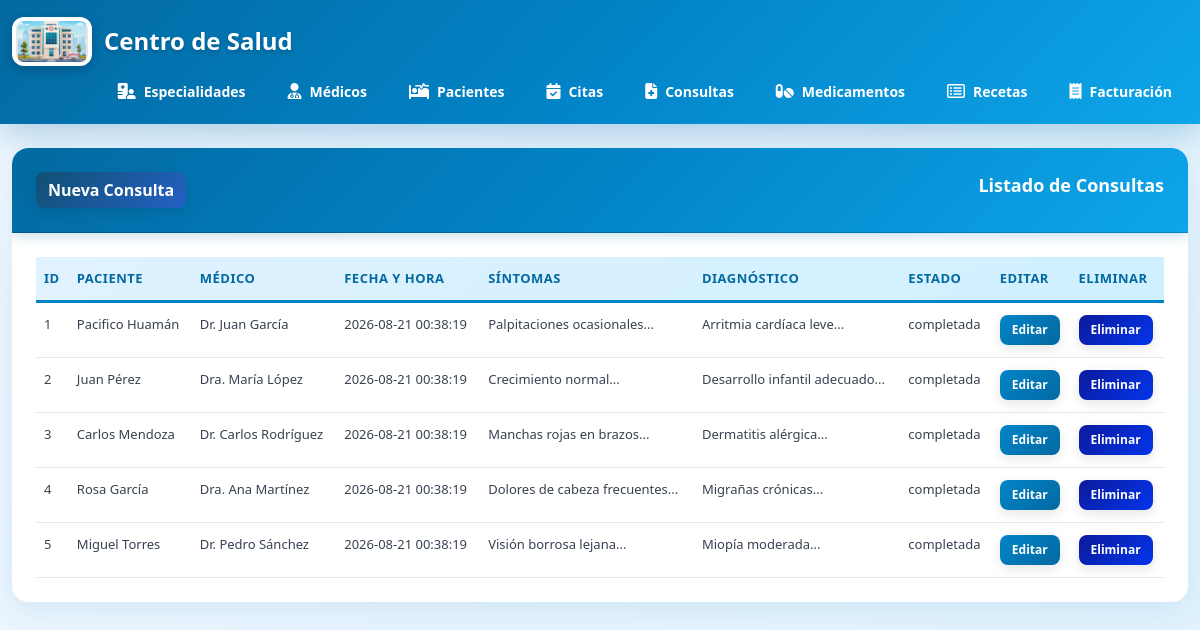
Page /consultas/index.php on the committed database.
### tables this page shows
CREATE TABLE consultas (
  id_consulta int auto_increment primary key,
  id_paciente int not null,
  id_medico int not null,
  fecha_hora datetime default current_timestamp,
  sintomas text,
  diagnostico text,
  notas_medico text,
  estado varchar(20) default 'completada',
  fecha_creacion datetime default current_timestamp,
  foreign key (id_paciente) references pacientes(id_paciente) on delete cascade,
  foreign key (id_medico) references medicos(id_medico) on delete restrict
);

CREATE TABLE pacientes (
  id_paciente int auto_increment primary key,
  nombre varchar(150) not null,
  dni varchar(20) not null unique,
  email varchar(100) unique,
  telefono varchar(20),
  fecha_nacimiento date,
  direccion varchar(255),
  tipo_sangre varchar(5),
  alergias text,
  fecha_registro datetime default current_timestamp
);

CREATE TABLE medicos (
  id_medico int auto_increment primary key,
  nombre varchar(150) not null,
  email varchar(100) unique,
  telefono varchar(20),
  licencia_profesional varchar(50) not null unique,
  id_especialidad int not null,
  fecha_contratacion datetime default current_timestamp,
  foreign key (id_especialidad) references especialidades(id_especialidad)
);

### consultas/index.php (the view, shortened to what this page needs)
<?php
require_once '../config/database.php';
require_once '../includes/header.php';
$stmt = $pdo->query("SELECT c.id_consulta, c.fecha_hora, c.sintomas, c.diagnostico, c.estado, p.nombre as paciente, m.nombre as medico
                     FROM consultas c
                     JOIN pacientes p ON c.id_paciente = p.id_paciente
                     JOIN medicos m ON c.id_medico = m.id_medico
                     ORDER BY c.fecha_hora DESC");
$consultas = $stmt->fetchAll(PDO::FETCH_ASSOC);
?>
<div class="card">
    <div class="card-header">
        <div class="row">
            <div class="col-md-6">
                <a href="create.php" class="btn btn-primary">Nueva Consulta</a>
            </div>
            <div class="col-md-6">
                <div class="float-end">Listado de Consultas</div>
            </div>
        </div>
    </div>
    <div class="card-body">
        <div class="table-responsive">
            <table class="table">
                <thead>
                    <tr>
                        <th>ID</th>
                        <th>Paciente</th>
                        <th>Médico</th>
                        <th>Fecha y Hora</th>
                        <th>Síntomas</th>
                        <th>Diagnóstico</th>
                        <th>Estado</th>
                        <th>Editar</th>
                        <th>Eliminar</th>
                    </tr>
                </thead>
                <tbody>
                    <?php foreach ($consultas as $consulta): ?>
                    <tr>
                        <td><?= $consulta['id_consulta'] ?></td>
                        <td><?= $consulta['paciente'] ?></td>
                        <td><?= $consulta['medico'] ?></td>
                        <td><?= $consulta['fecha_hora'] ?></td>
                        <td><?= substr($consulta['sintomas'], 0, 50) ?>...</td>
                        <td><?= substr($consulta['diagnostico'], 0, 50) ?>...</td>
                        <td><?= $consulta['estado'] ?></td>
                        <td>
                            <a href="edit.php?id=<?= $consulta['id_consulta'] ?>" class="btn btn-warning btn-sm">Editar</a>
                        </td>
                        <td>
                            <a href="delete.php?id=<?= $consulta['id_consulta'] ?>" class="btn btn-danger btn-sm">Eliminar</a>
                        </td>
                    </tr>
                    <?php endforeach; ?>
                </tbody>
            </table>
        </div>
    </div>
</div>
<?php require_once '../includes/footer.php'; ?>

### public/css/style.css (style rules this page uses)
* { margin: 0; padding: 0; box-sizing: border-box; }
body { background: linear-gradient(135deg, #f0f7ff 0%, #e0f2fe 100%); font-family: 'Segoe UI', Tahoma, Geneva, Verdana, sans-serif; min-height: 100vh; }
.card { border: none !important; border-radius: 16px; box-shadow: 0 8px 32px rgba(3, 105, 161, 0.1); margin-bottom: 30px; overflow: hidden; background: white; }
.card-header { background: linear-gradient(135deg, #0369A1 0%, #0284C7 50%, #0EA5E9 100%) !important; color: white !important; border-radius: 16px 16px 0 0 !important; padding: 24px !important; font-weight: 600; font-size: 18px; box-shadow: 0 4px 12px rgba(3, 105, 161, 0.2); }
.card-body { padding: 24px; }
.btn { border-radius: 8px; font-weight: 600; transition: all 0.3s ease; box-shadow: 0 4px 12px rgba(0, 0, 0, 0.1); }
.btn-primary { background: linear-gradient(135deg, #105072 0%, #2461c4 100%) !important; border: none !important; color: white !important; }
.btn-warning { background: linear-gradient(135deg, #0284C7 0%, #0369A1 100%) !important; border: none !important; color: white !important; }
.btn-danger { background: linear-gradient(135deg, #0c1a9c 0%, #0335eb 100%) !important; border: none !important; color: white !important; }
.btn-sm { padding: 6px 12px; font-size: 12px; }
.table { background-color: white; margin-bottom: 0; }
.table thead { background: linear-gradient(135deg, #E0F2FE 0%, #CFF0FF 100%); }
.table th { font-weight: 700; color: #0369A1; border-bottom: 3px solid #0284C7; padding: 16px; text-transform: uppercase; font-size: 12px; letter-spacing: 0.5px; }
.table td { padding: 16px; border-bottom: 1px solid #e5e7eb; color: #374151; }
.table tbody tr { transition: all 0.3s ease; }
.row { display: flex; gap: 20px; }
.col-md-6 { flex: 1; }
.float-end { float: right; }
.table-responsive { width: 100%; }
.table { width: 100%; white-space: normal; }
.table th, .table td { font-size: 13px; padding: 12px 8px; }

### rows in the picture
consultas: id_consulta "1", id_paciente.nombre "Pacifico Huamán", id_medico.nombre "Dr. Juan García", fecha_hora "2026-08-21 00:38:19", sintomas "Palpitaciones ocasionales", diagnostico "Arritmia cardíaca leve", estado "completada"
consultas: id_consulta "2", id_paciente.nombre "Juan Pérez", id_medico.nombre "Dra. María López", fecha_hora "2026-08-21 00:38:19", sintomas "Crecimiento normal", diagnostico "Desarrollo infantil adecuado", estado "completada"
consultas: id_consulta "3", id_paciente.nombre "Carlos Mendoza", id_medico.nombre "Dr. Carlos Rodríguez", fecha_hora "2026-08-21 00:38:19", sintomas "Manchas rojas en brazos", diagnostico "Dermatitis alérgica", estado "completada"
consultas: id_consulta "4", id_paciente.nombre "Rosa García", id_medico.nombre "Dra. Ana Martínez", fecha_hora "2026-08-21 00:38:19", sintomas "Dolores de cabeza frecuentes", diagnostico "Migrañas crónicas", estado "completada"
consultas: id_consulta "5", id_paciente.nombre "Miguel Torres", id_medico.nombre "Dr. Pedro Sánchez", fecha_hora "2026-08-21 00:38:19", sintomas "Visión borrosa lejana", diagnostico "Miopía moderada", estado "completada"
